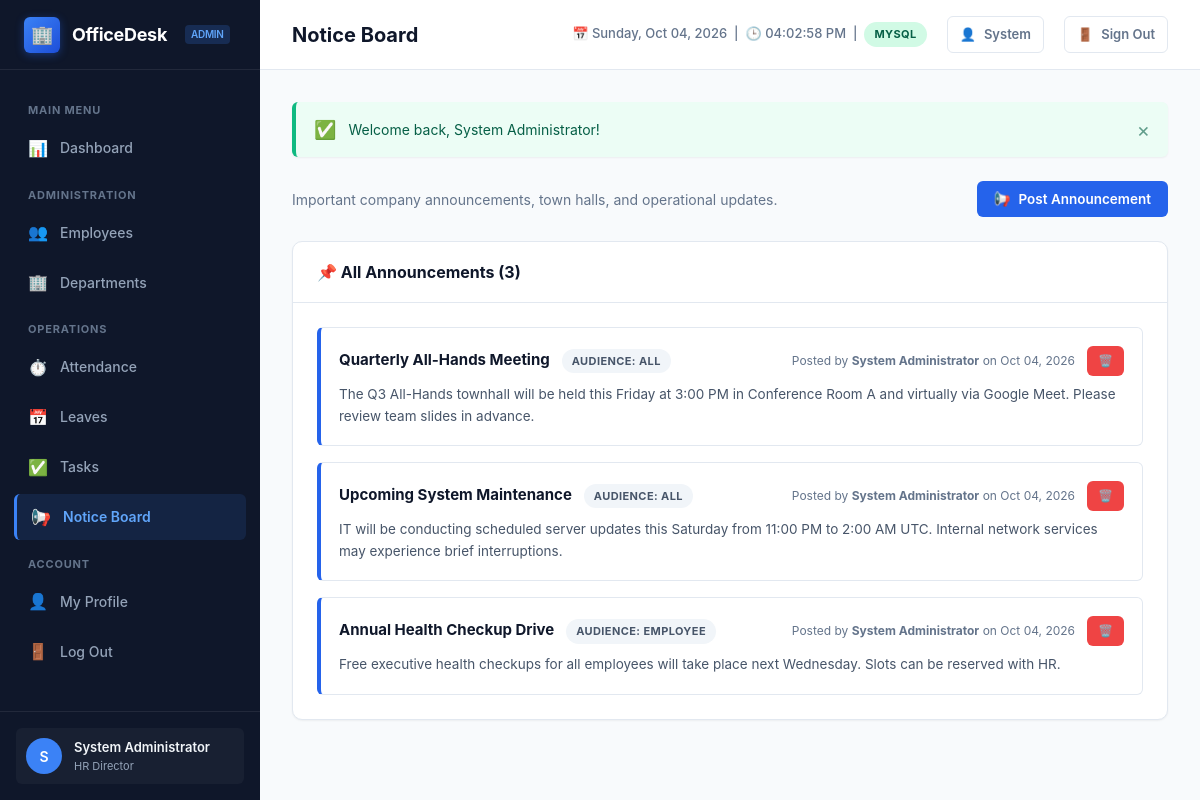
Screenshot of /notices.php (signed in) with the database file from the repository.
### tables this page shows
CREATE TABLE `notices` (
    `id` INT AUTO_INCREMENT PRIMARY KEY,
    `title` VARCHAR(200) NOT NULL,
    `content` TEXT NOT NULL,
    `posted_by` INT NOT NULL,
    `audience` ENUM('all', 'admin', 'employee') NOT NULL DEFAULT 'all',
    `created_at` TIMESTAMP DEFAULT CURRENT_TIMESTAMP,
    CONSTRAINT `fk_notices_posted_by` FOREIGN KEY (`posted_by`) 
        REFERENCES `users`(`id`) ON DELETE CASCADE
);

CREATE TABLE `users` (
    `id` INT AUTO_INCREMENT PRIMARY KEY,
    `full_name` VARCHAR(100) NOT NULL,
    `email` VARCHAR(150) NOT NULL UNIQUE,
    `password` VARCHAR(255) NOT NULL,
    `phone` VARCHAR(20) NULL,
    `role` ENUM('admin', 'employee') NOT NULL DEFAULT 'employee',
    `department_id` INT NULL,
    `designation` VARCHAR(100) NULL,
    `salary` DECIMAL(10,2) DEFAULT 0.00,
    `date_of_joining` DATE NULL,
    `status` ENUM('active', 'inactive') NOT NULL DEFAULT 'active',
    `created_at` TIMESTAMP DEFAULT CURRENT_TIMESTAMP,
    `updated_at` TIMESTAMP DEFAULT CURRENT_TIMESTAMP ON UPDATE CURRENT_TIMESTAMP,
    CONSTRAINT `fk_users_department` FOREIGN KEY (`department_id`) 
        REFERENCES `departments`(`id`) ON DELETE SET NULL
);

### notices.php (the view, shortened to what this page needs)
<?php
require_once __DIR__ . '/includes/header.php';
if (is_admin()) {
    $notices = $pdo->query("
        SELECT n.*, u.full_name AS author_name
        FROM notices n
        JOIN users u ON n.posted_by = u.id
        ORDER BY n.created_at DESC
    ")->fetchAll();
}
?>
<div style="display: flex; justify-content: space-between; align-items: center; margin-bottom: 24px;">
    <div style="color: #64748b;">
        Important company announcements, town halls, and operational updates.
    </div>
    <?php if (is_admin()): ?>
        <button type="button" class="btn btn-primary" data-open-modal="postNoticeModal">
            <span>📢</span> Post Announcement
        </button>
    <?php endif; ?>
</div>
<div class="card">
    <div class="card-header">
        <div class="card-title">📌 All Announcements (<?= count($notices) ?>)</div>
    </div>
    <div class="card-body">
        <?php if (empty($notices)): ?>
            <p style="text-align: center; color: #94a3b8; padding: 30px; font-style: italic;">
                No announcements currently published.
            </p>
        <?php else: ?>
            <div class="notices-list">
                <?php foreach ($notices as $notice): ?>
                    <div class="notice-card">
                        <div class="notice-header">
                            <div>
                                <span class="notice-title"><?= htmlspecialchars($notice['title']) ?></span>
                                <?php if (is_admin()): ?>
                                    <span class="badge badge-secondary" style="margin-left: 8px;">Audience: <?= ucfirst($notice['audience']) ?></span>
                                <?php endif; ?>
                            </div>
                            <div style="display: flex; align-items: center; gap: 12px;">
                                <span class="notice-meta">
                                    Posted by <strong><?= htmlspecialchars($notice['author_name']) ?></strong> on <?= format_date($notice['created_at']) ?>
                                </span>
                                <?php if (is_admin()): ?>
                                    <a href="notices.php?action=delete&id=<?= $notice['id'] ?>" class="btn btn-danger btn-sm" onclick="return confirm('Delete this announcement?');">
                                        🗑️
                                    </a>
                                <?php endif; ?>
                            </div>
                        </div>
                        <div class="notice-content">
                            <?= nl2br(htmlspecialchars($notice['content'])) ?>
                        </div>
                    </div>
                <?php endforeach; ?>
            </div>
        <?php endif; ?>
    </div>
</div>
<?php require_once __DIR__ . '/includes/footer.php'; ?>

### assets/css/style.css (style rules this page uses)
:root { --primary: #2563eb; --primary-hover: #1d4ed8; --primary-light: #eff6ff; --primary-border: #bfdbfe; --sidebar-bg: #0f172a; --sidebar-text: #94a3b8; --sidebar-hover: #1e293b; --sidebar-active: #3b82f6; --sidebar-active-bg: rgba(59, 130, 246, 0.12); --bg-main: #f8fafc; --card-bg: #ffffff; --text-main: #0f172a; --text-muted: #64748b; --border: #e2e8f0; --border-light: #f1f5f9; --success: #10b981; --success-light: #ecfdf5; --warning: #f59e0b; --warning-light: #fffbeb; --danger: #ef4444; --danger-light: #fef2f2; --info: #06b6d4; --info-light: #ecfeff; --radius-sm: 6px; --radius-md: 10px; --radius-lg: 16px; --shadow-sm: 0 1px 2px rgba(0,0,0,0.05); --shadow-md: 0 4px 6px -1px rgba(0,0,0,0.07), 0 2px 4px -2px rgba(0,0,0,0.05); --shadow-lg: 0 10px 15px -3px rgba(0,0,0,0.08), 0 4px 6px -4px rgba(0,0,0,0.04); }
* { margin: 0; padding: 0; box-sizing: border-box; font-family: -apple-system, BlinkMacSystemFont, "Segoe UI", Roboto, "Helvetica Neue", Arial, sans-serif; }
body { background-color: var(--bg-main); color: var(--text-main); display: flex; min-height: 100vh; font-size: 14px; line-height: 1.5; }
.card { background: var(--card-bg); border: 1px solid var(--border); border-radius: var(--radius-md); box-shadow: var(--shadow-sm); margin-bottom: 28px; }
.card-header { padding: 18px 24px; border-bottom: 1px solid var(--border); display: flex; align-items: center; justify-content: space-between; }
.card-title { font-size: 16px; font-weight: 700; color: var(--text-main); display: flex; align-items: center; gap: 8px; }
.card-body { padding: 24px; }
.badge { display: inline-block; padding: 4px 10px; border-radius: 9999px; font-size: 11px; font-weight: 700; text-transform: uppercase; letter-spacing: 0.4px; }
.badge-secondary { background: #f1f5f9; color: #475569; }
.btn { display: inline-flex; align-items: center; justify-content: center; gap: 8px; padding: 9px 16px; font-size: 13.5px; font-weight: 600; border-radius: var(--radius-sm); text-decoration: none; cursor: pointer; border: 1px solid transparent; transition: all 0.15s ease; }
.btn-primary { background: var(--primary); color: #fff; }
.btn-danger { background: var(--danger); color: #fff; }
.btn-sm { padding: 5px 10px; font-size: 12px; }
.notices-list { display: flex; flex-direction: column; gap: 16px; }
.notice-card { border: 1px solid var(--border); border-radius: var(--radius-sm); padding: 18px; background: #ffffff; border-left: 4px solid var(--primary); transition: box-shadow 0.2s; }
.notice-header { display: flex; justify-content: space-between; align-items: center; margin-bottom: 8px; }
.notice-title { font-size: 15px; font-weight: 700; color: var(--text-main); }
.notice-meta { font-size: 12px; color: var(--text-muted); }
.notice-content { color: #475569; font-size: 13.5px; line-height: 1.6; }

### rows the page displays
notices: title "Quarterly All-Hands Meeting", audience "ALL", posted_by.full_name "System Administrator", created_at "Oct 04, 2026", content "The Q3 All-Hands townhall will be held this Friday at 3:00 PM in Conference Room A and virtually via Google Meet. Please review team slides in advance."
notices: title "Upcoming System Maintenance", audience "ALL", posted_by.full_name "System Administrator", created_at "Oct 04, 2026", content "IT will be conducting scheduled server updates this Saturday from 11:00 PM to 2:00 AM UTC. Internal network services may experience brief interruptions."
notices: title "Annual Health Checkup Drive", audience "EMPLOYEE", posted_by.full_name "System Administrator", created_at "Oct 04, 2026", content "Free executive health checkups for all employees will take place next Wednesday. Slots can be reserved with HR."

### other values shown
$user['role'] "ADMIN"
substr($user['full_name'] ?? 'U', 0, 1) "S"
$user['full_name'] "System Administrator"
$user['designation'] "HR Director"
$pageTitle "Notice Board"
DB_ACTIVE_DRIVER "MYSQL"
explode(' ', $user['full_name'] ?? 'User')[0] "System"
$icon "✅"
$msg "Welcome back, System Administrator!"
count($notices) "3"
